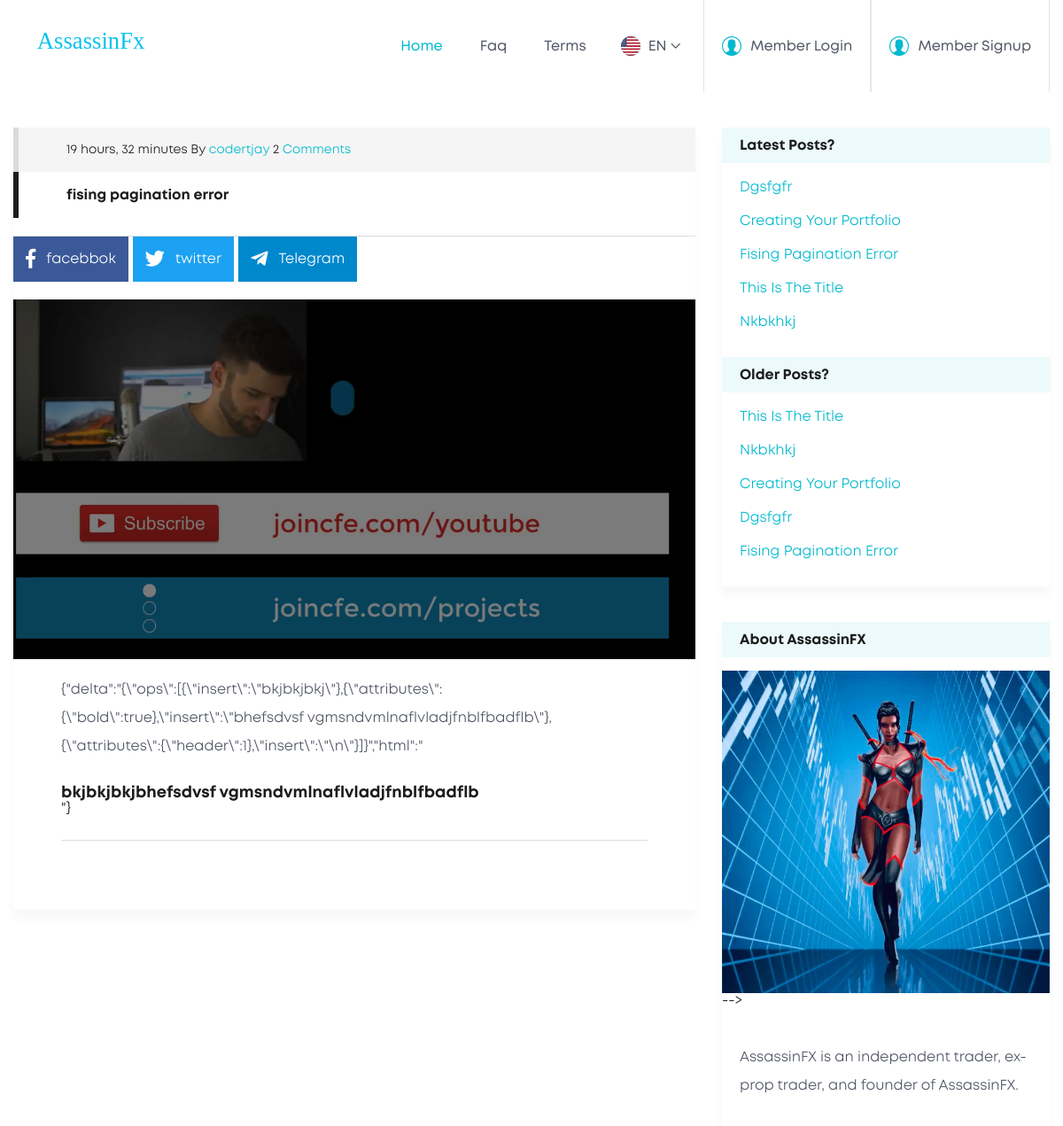
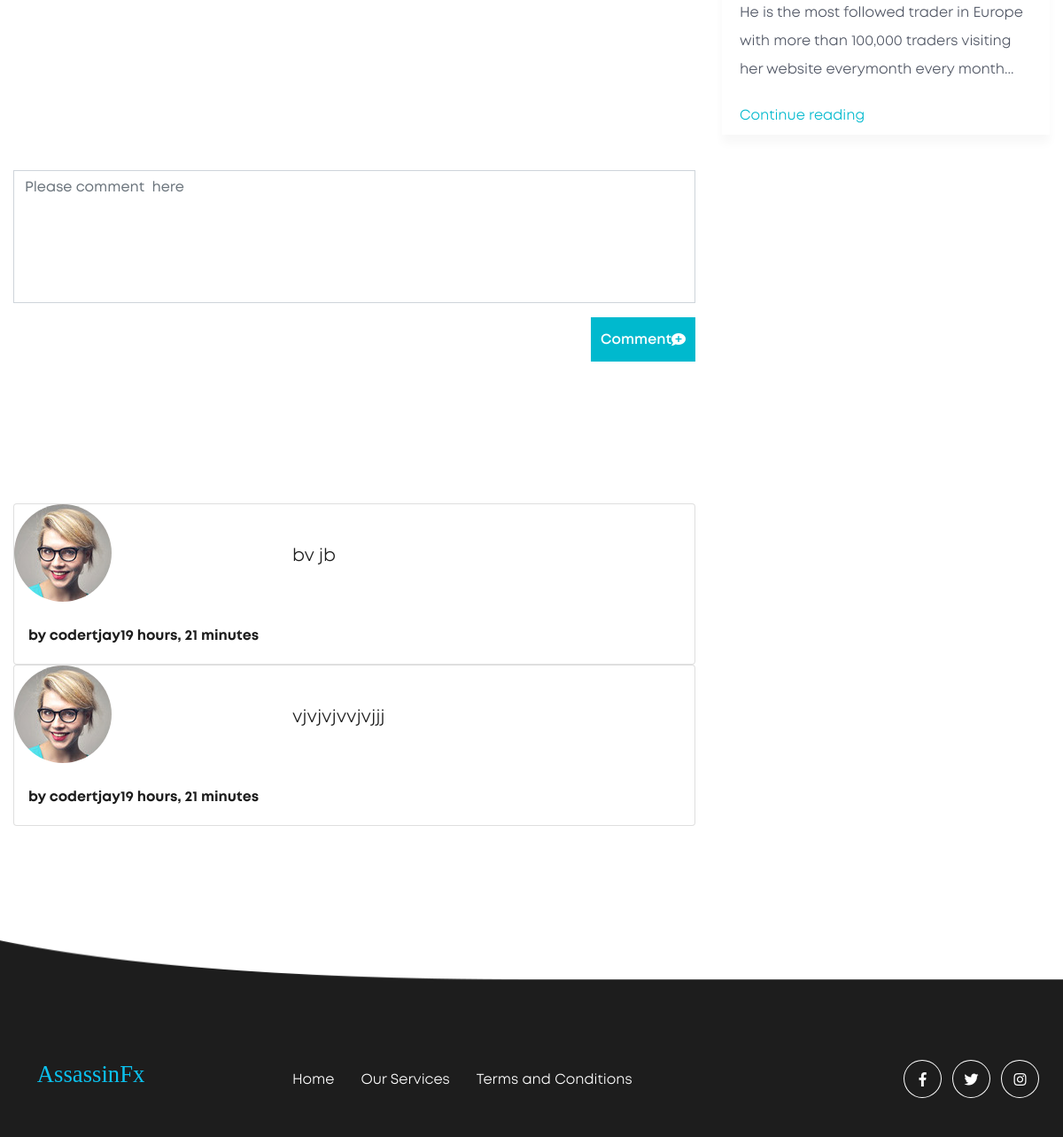
/blog/fising-pagination-error/, run on the app's committed database (2 pictures, top to bottom).
### blog/models.py (models this page shows, shortened)
class Post(models.Model):
    user = models.ForeignKey(User, default=1, on_delete=models.CASCADE)
    title = models.CharField(max_length=100, blank=True, null=True)
    slug = models.SlugField(unique=True)
    description = models.TextField(blank=True, null=True)
    image = models.ImageField(upload_to='post', blank=True, null=True)
    category = models.CharField(choices=blogCategory, max_length=3, blank=True, null=True)
    view_count = models.IntegerField(default=0)
    like = models.IntegerField(default=0)
    unlike = models.IntegerField(default=0)
    user_action = models.ManyToManyField(User, related_name='blog_action', through=Action, blank=True)
    published_date = models.DateField(auto_now=False, auto_now_add=False, blank=True, null=True)
    read_time = models.IntegerField(default=0)
    timestamp = models.DateTimeField(auto_now_add=True)
    objects = BlogPostManager()
    class Meta:
        ordering = ['-published_date', '-timestamp']
    def __str__(self):
        return self.title
    def get_absolute_url(self):
        return reverse('blog:blog_detail', kwargs={'slug': self.slug})
    @property
    def imageURL(self):
        try:
            image = self.image.url
        except:
            image = ''
        return image
    def get_markdown(self):
        description = self.description
        markdown_text = markdown(description)
        return mark_safe(markdown_text)
    @property
    def comments(self):
        comment = self.comment_set.all()
        return comment

class Comment(models.Model):
    user = models.ForeignKey(User, on_delete=models.CASCADE)
    post = models.ForeignKey(Post, on_delete=models.CASCADE)
    content = models.CharField(max_length=200)
    timestamp = models.DateTimeField(auto_now_add=True)

### users/models.py (models this page shows, shortened)
class Profile(models.Model):
    user = models.OneToOneField(User, on_delete=models.CASCADE)
    user_type = models.CharField(max_length=20, choices=user_choices, default='Student')
    first_name = models.CharField(max_length=20, blank=True, null=True)
    last_name = models.CharField(max_length=20, blank=True, null=True)
    profile_pics = models.ImageField(upload_to='profile_pics', default='profile_pics/profile.jpg')
    about = models.TextField(max_length=500, blank=True, null=True)
    twitter_url = models.URLField(blank=True, null=True)
    instagram_url = models.URLField(blank=True, null=True)
    github_url = models.URLField(blank=True, null=True)
    linkedin_url = models.URLField(blank=True, null=True)
    applied_courses = models.ManyToManyField(Course,
                                             related_name='applied_courses', blank=True)
    timestamp = models.DateTimeField(auto_now_add=True)
    about = models.TextField()
    status = models.CharField(max_length=200)
    @property
    def profilePicsImageURL(self):
        try:
            image = self.profile_pics.url
        except:
            image = None
        return image

### blog/views.py (the view)
# urls.py: path('<str:slug>/', BlogDetailView.as_view(), name='blog_detail'),
class BlogDetailView(DetailView):
    template_name = 'HomePage/detail-blog.html'
    model = Post
    context_object_name = 'post'
    def get_context_data(self, **kwargs):
        context = super().get_context_data(**kwargs)
        instance = context['object']
        """ note this instance.get_content_type is from our models where we
        linked the comment models and the blog models with content_type and object_id """
        print('read time :', get_read_time(instance.description))
        print('read time :', get_read_time(instance.get_markdown()))
        context['form'] = CommentForm()
        return context

### blog/forms.py
class CommentForm(forms.ModelForm):
    content = forms.CharField(label='', widget=forms.Textarea(attrs={
        'class': 'form-control   ',
        'placeholder': "Write some nice stuff or nothing...",
        'cols': '40',
        'rows': '4'
    }))
    class Meta:
        model = Comment
        fields = ['content']

### blog/context_processors.py (called while the page is built)
def add_variable_to_context(try_content=None):
    latest_posts = Post.objects.all()
    older_posts = Post.objects.all().order_by('id')
    if Post.objects.count() > 6:
        latest_posts = Post.objects.all()[3]
    if Post.objects.count() > 6:
        older_posts = Post.objects.all().order_by('id')[3]
    print(latest_posts)
    return {'older_posts': older_posts,
            'latest_posts': latest_posts,
            'instagram_url': 'http:instagram.com'
            }

### blog/models.py (called while the page is built)
    def get_queryset(self):
        return BlogPostQueryset(self.model, using=self._db)

### blog/utils.py (called while the page is built)
def count_words(html_string):
    word_string = strip_tags(html_string)
    matching_words = re.findall(r'\w+', word_string)
    count = len(matching_words)
    return count

def get_read_time(html_string):
    count = count_words(html_string)
    read_time_min = math.ceil((count / 200.0))  # assuming 200 word perminute reading
    return int(read_time_min)

### templates/HomePage/detail-blog.html (shortened to what this page needs)
{% extends 'HomePage/home_base.html' %}
{% block content %}
    <section class="content-main">
        <div class="container">
            <div class="row">
                <div class="col-lg-8">
                    <div class="blog_content">
                        <div class="blog-date">
                            <p>{{ post.timestamp|timesince }} By <a
                                    href="#"> {{ post.user.username }}</a> {{ post.comments.count }}
                                <a href="#" class="comments-link">Comments</a>
                            </p>
                        </div>
                        <div class="blog-title">
                            <h3>{{ post.title }}</h3>
                        </div>
                        <ul class="share-post">
                            <li><a href="#" class="fb"><span class="icon-share "><i
                                    class="fab fa-facebook-f"></i></span><span>facebbok</span> </a></li>
                            <li><a href="#" class="tw"><span class="icon-share "><i
                                    class="fab fa-twitter"></i></span><span>twitter</span> </a></li>
                            <li><a href="#" class="tp"><span class="icon-share "><i
                                    class="fab fa-telegram-plane"></i></span><span>Telegram</span> </a></li>
                        </ul>
                        <div class="blog-img"><img src="{{ post.imageURL }}" style="max-height: 604px !important;"
                                                   alt="" class="img-fluid w-100"></div>
                        <div class="blog-detail">
                            {{ post.get_markdown }}
                            <span class="divider"></span></div>
                    </div>
                </div>
                {% include 'HomePage/blog_suggestion.html' %}
            </div>
            <div class="row">
                <div class="col-lg-8">
                    <form action="{% url 'blog:comment_create' post.slug %}" method="POST">
                        <textarea name="content" class="form-control" id="id_content" maxlength="500"
                                  placeholder="Please comment  here"
                                  cols="15" rows="5"></textarea>
                        <br>
                        <button class="btn btn-primary  float-right">Comment <i class="fa fa-comment-plus"></i></button>
                    </form>
                </div>
            </div>
            <div class="row " style="margin-bottom: 20vh;margin-top: 20vh;">
                {% for item in post.comment_set.all %}
                    <div class="col-lg-8">
                        <div class="card">
                            <div class="row">
                                <div class="col-4">
                                    <div class="card-image"><img src="{{ item.user.profile.profilePicsImageURL }}"
                                                                 style="max-height: 110px;max-width: 110px;border-radius: 80%"
                                                                 alt=""></div>
                                </div>
                                <div class="col-8">
                                    <div class="lead p-5" style="padding-right: 50%">{{ item.content }}</div>
                                </div>
                            </div>
                            <div class="pl-3 pb-4 pt-4">
                                <h5 class="">by <span>{{ item.user.username }}</span>{{ item.timestamp|timesince }}</h5>
                            </div>
                        </div>
                    </div>
                {% endfor %}
            </div>
        </div>
    </section>
{% endblock content %}

### templates/HomePage/home_base.html (shortened to what this page needs)
{% load static %}
<!doctype html>
<html lang="en">
<head>
    <link rel="stylesheet" href="{% static 'HomePage/css/style.css' %}">
    <link rel="stylesheet" href="{% static 'HomePage/css/media.css' %}">
    <link type="text/css" href="{% static 'HomePage/css/all.css' %}"
          rel="stylesheet">
</head>
<body>
<div class="wrapper">
    <header>
        <div class="container">
            <nav class="navbar navbar-expand-lg">
                <a class="navbar-brand" href="{% url 'home:home' %}">
                    <svg xmlns="http://www.w3.org/2000/svg" width="157"
                         height="50" viewBox="0 0 157 75">
                        <g id="Group_2" data-name="Group 2" transform="translate(-465 -289)">
                            <g id="Group_1" data-name="Group 1">
                                <text id="AssassinFx_" data-name="AssassinFx " class="cls-1"
                                      transform="translate(466 331)">
                                    <tspan x="0" y="0">AssassinFx</tspan>
                                </text>
                            </g>
                        </g>
                    </svg>
                </a>
                <div class="collapse navbar-collapse " id="navbarSupportedContent">
                    <ul class="navbar-nav ml-auto">
                        <li class="active"><a href="{% url 'home:home' %}">Home</a></li>
                        <li><a href="{% url 'blog:blog_list' %}">Faq</a></li>
                        <li><a href="{% url 'home:terms_and_condition' %}">Terms</a></li>
                        <li class="dropdown language">
                            <a class="dropdown-toggle" href="#" role="button" id="dropdownMenuLink"
                               data-toggle="dropdown" aria-haspopup="true" aria-expanded="false">
                                <span class="flag"><img src="{% static 'HomePage/images/flag.png' %}" alt=""> </span> EN
                                <i class="far fa-chevron-down"></i> </a>
                        </li>
                    </ul>
                </div>
                {% if request.user.is_authenticated %}
                    <div class="user-mian ml-auto"><a href="{% url 'account_logout' %}" data-toggle="modal"
                                                      data-target="#logout_modal"><span>
                        <img src="{% static 'HomePage/images/av.png' %}" alt=""></span> Member Logout</a>
                    </div>
                {% else %}
                    <div class="user-mian ml-auto"><a href="#" data-toggle="modal" data-target="#login_modal"><span>
                        <img src="{% static 'HomePage/images/av.png' %}" alt=""></span> Member Login</a>
                    </div>
                    <div class="user-mian ml-auto"><a href="{% url 'account_signup' %}"><span>
                    <img src="{% static 'HomePage/images/av.png' %}" alt=""></span> Member Signup</a>
                    </div>
                {% endif %}
            </nav>
        </div>
    </header>
    {% block content %}
    {% endblock content %}
    <footer>
        <div class="container">
            <div class="row align-items-center ">
                <div class="col-lg-3">
                    <div class="f-logo">
                        <a href="#" class="footer-logo">
                            <svg xmlns="http://www.w3.org/2000/svg" width="157" height="50" viewBox="0 0 157 75">
                                <g id="Group_2" data-name="Group 2" transform="translate(-465 -289)">
                                    <g id="Group_1" data-name="Group 1">
                                        <text id="AssassinFx_" data-name="AssassinFx " class="cls-1"
                                              transform="translate(466 331)">
                                            <tspan x="0" y="0">AssassinFx</tspan>
                                        </text>
                                    </g>
                                </g>
                            </svg>
                        </a>
                    </div>
                </div>
                <div class="col-lg-9">
                    <div class="footer-links">
                        <ul class="q-links">
                            <li><a href="{% url 'home:home' %}">Home</a></li>
                            <li><a href="{% url 'home:home' %}#service">Our Services</a></li>
                            <li><a href="{% url 'home:terms_and_condition' %}">Terms and Conditions</a></li>
                        </ul>
                        <ul class="social-footer">
                            <li><a href="{{ facebook_url }}"><i class="fab fa-facebook-f"></i></a></li>
                            <li><a href="{{ twitter_url }}"><i class="fab fa-twitter"></i></a></li>
                            <li><a href="{{ instagram_url }}"><i class="fab fa-instagram"></i></a></li>
                        </ul>
                    </div>
                </div>
            </div>
        </div>
    </footer>
</div>
</body>
</html>

### templates/HomePage/blog_suggestion.html
{% load static %}
<div class="col-lg-4">
    <div class="cst_card">
        <h3 class="title-box">Latest Posts?</h3>
        <ul class="blog-link">
            {% if latest_posts %}
                {% for item in latest_posts %}
                    <li><a href="{{ item.get_absolute_url }}" class="text-capitalize">{{ item.title }}</a></li>
                {% endfor %}
            {% endif %}
        </ul>
        <h3 class="title-box">Older Posts?</h3>
        <ul class="blog-link">
            {% if older_posts %}
                {% for item in older_posts %}
                    <li><a href="{{ item.get_absolute_url }}" class="text-capitalize">{{ item.title }}</a></li>
                {% endfor %}
            {% endif %}
        </ul>
    </div>
    <div class="cst_card">
        <div class="about-author">
            <h3 class="title-box">About AssassinFX</h3>
            <div class="img-holder text-center"><img src="{% static 'HomePage/images/author.jpg' %}" alt=""
                                                     style="max-height: 40%;" class="img-fluid">
            </div>
            -->
            <div class="author-des">
                <p>AssassinFX is an independent trader, ex-prop trader, and founder of AssassinFX.</p>
                <p>He is the most followed trader in Europe with more than 100,000 traders visiting her
                    website everymonth every month...</p>
                <a href="https://instagram.com/ninjaassassinforex">Continue reading</a></div>
        </div>
    </div>
</div>

### courses/static/HomePage/css/media.css (style rules this page uses)
@media (min-width:1200px) { .container { max-width: 1200px; } }

### data on the page
Post: timestamp "19 hours, 32 minutes", user.username "codertjay", comments.count "2", title "fising pagination error", imageURL (picture), get_markdown "{\"delta\":\"{\\\"ops\\\":[{\\\"insert\\\":\\\"bkjbkjbkj\\\"},{\\\"attributes\\\":{\\\"bold\\\":true},\\\"insert\\\":\\\"bhefsdvsf vgmsndvmlnaflvladjfnblfbadflb\\\"},{\\\"attributes\\\":{\\\"header\\\":1},\\\"insert\\\":\\\"\\n\\\"}]}\",\"html\":\" bkjbkjbkj bhefsdvsf vgmsndvmlnaflvladjfnblfbadflb \"}", title "Fising Pagination Error"
Post: title "Dgsfgfr"
Post: title "Creating Your Portfolio"
Post: title "This Is The Title"
Post: title "Nkbkhkj"
Comment: user.profile.profilePicsImageURL (picture), content "bv jb", user.username "codertjay", timestamp "19 hours, 21 minutes"
Comment: user.profile.profilePicsImageURL (picture), content "vjvjvjvvjvjjj", user.username "codertjay", timestamp "19 hours, 21 minutes"
